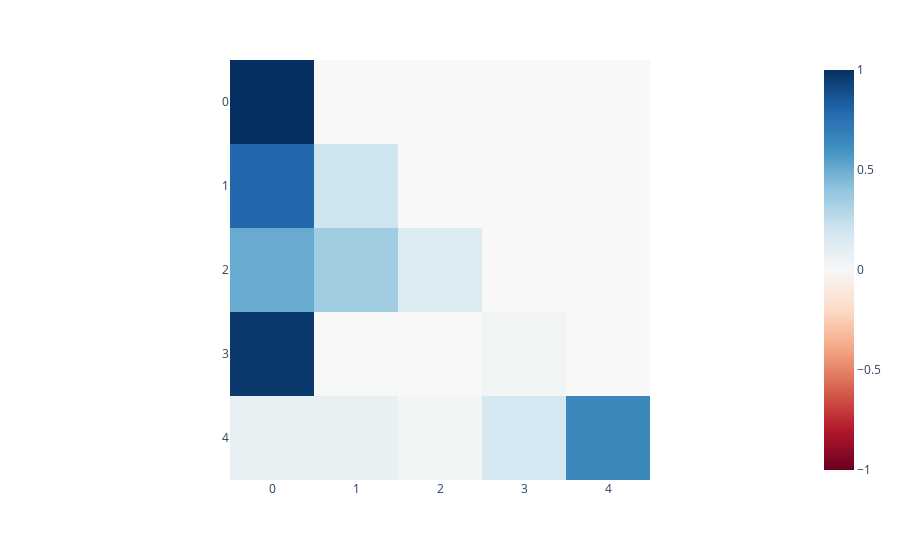

The notebook cell this image was saved under:
### Code cell
px.imshow(scores[0, 0, :, :].detach(), color_continuous_scale="RdBu", color_continuous_midpoint=0)

### Figure 1 — Plotly figure (JSON) as saved in the notebook; plotly's stock layout.template omitted (floating-point values rounded to 4 significant figures)
{"data": [{"coloraxis": "coloraxis", "hovertemplate": "x: %{x}<br>y: %{y}<br>color: %{z}<extra></extra>", "name": "0", "type": "heatmap", "xaxis": "x", "yaxis": "y", "z": [[1, 0, 0, 0, 0], [0.7911, 0.2089, 0, 0, 0], [0.5035, 0.3523, 0.1442, 0, 0], [0.9691, 0.003129, 0.0001778, 0.02756, 0], [0.07424, 0.07247, 0.02565, 0.179, 0.6487]]}], "layout": {"coloraxis": {"cmid": 0, "colorscale": [[0, "rgb(103,0,31)"], [0.1, "rgb(178,24,43)"], [0.2, "rgb(214,96,77)"], [0.3, "rgb(244,165,130)"], [0.4, "rgb(253,219,199)"], [0.5, "rgb(247,247,247)"], [0.6, "rgb(209,229,240)"], [0.7, "rgb(146,197,222)"], [0.8, "rgb(67,147,195)"], [0.9, "rgb(33,102,172)"], [1, "rgb(5,48,97)"]]}, "margin": {"t": 60}, "xaxis": {"anchor": "y", "constrain": "domain", "domain": [0, 1], "scaleanchor": "y"}, "yaxis": {"anchor": "x", "autorange": "reversed", "constrain": "domain", "domain": [0, 1]}}}
